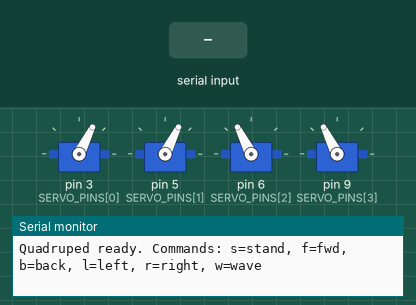
Simulated run of this program. Board: Arduino Uno, built with avr-gcc and run on an emulated ATmega328P. Parts: 4 × servo, the last lines printed to the serial monitor. The test bench sets the inputs (shaded band).

Above: at 1.6 s.
1.7 s: "l" received over Serial
At 2.18 s:
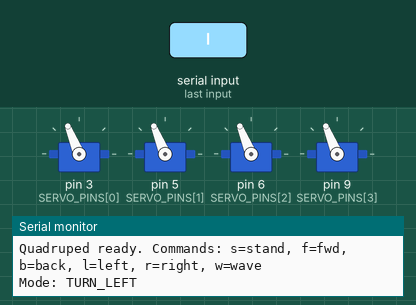
4.7 s: "w" received over Serial
At 4.92 s:
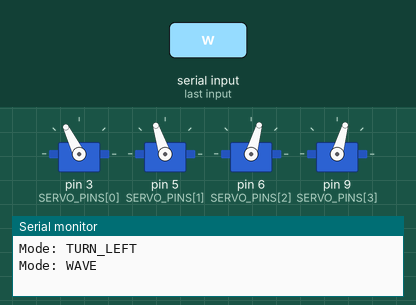
7.7 s: "r" received over Serial
At 8.18 s:
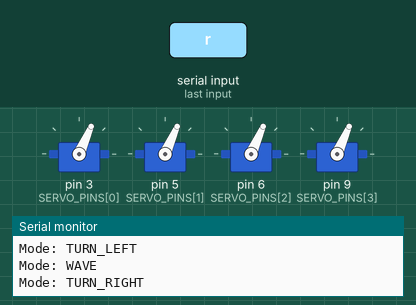
10.7 s: "w" received over Serial
13.7 s: "l" received over Serial
Timing chart, 0 to 17.7 s (numbered marks = the images above; inputs shaded):
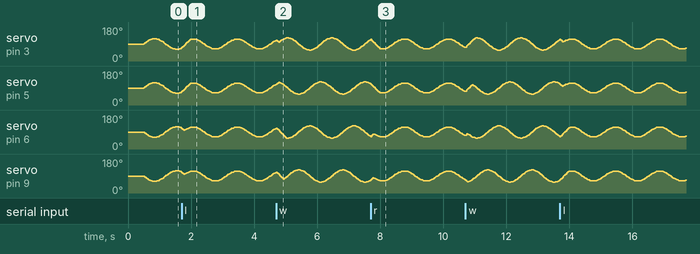

The program:

main.cpp
```cpp
#include <Arduino.h>
#include <Servo.h>

enum LegId : uint8_t {
    FRONT_LEFT = 0,
    FRONT_RIGHT = 1,
    BACK_LEFT = 2,
    BACK_RIGHT = 3
};

enum GaitMode : uint8_t {
    MODE_STAND = 0,
    MODE_FORWARD,
    MODE_BACKWARD,
    MODE_TURN_LEFT,
    MODE_TURN_RIGHT,
    MODE_WAVE
};

constexpr uint8_t SERVO_PINS[4] = {3, 5, 6, 9};

// Trim these per leg so all 4 feet sit square on the ground at neutral
constexpr int NEUTRAL_ANGLES[4] = {90, 90, 90, 90};

// Flip to -1 if a leg swings opposite to expected
constexpr int INVERT_LEG[4] = {1, -1, 1, -1};

constexpr int MIN_ANGLE = 25;
constexpr int MAX_ANGLE = 155;
constexpr unsigned long STEP_INTERVAL_MS = 18;

Servo servos[4];
int currentAngles[4];
int targetAngles[4];

GaitMode currentMode = MODE_STAND;
unsigned long lastUpdateMs = 0;
unsigned long gaitStartMs = 0;

int clampAngle(int angle) {
    if (angle < MIN_ANGLE) return MIN_ANGLE;
    if (angle > MAX_ANGLE) return MAX_ANGLE;
    return angle;
}

int legTarget(LegId leg, int offset) {
    int mapped = NEUTRAL_ANGLES[leg] + (INVERT_LEG[leg] * offset);
    return clampAngle(mapped);
}

void setMode(GaitMode mode) {
    currentMode = mode;
    gaitStartMs = millis();

    if (mode == MODE_STAND) {
        for (uint8_t i = 0; i < 4; i++) {
            targetAngles[i] = clampAngle(NEUTRAL_ANGLES[i]);
        }
    }
}

void computeGaitTargets(unsigned long elapsedMs) {
    const float cyclePeriodMs = 1400.0f;
    float phase = fmodf(static_cast<float>(elapsedMs), cyclePeriodMs) / cyclePeriodMs * TWO_PI;

    switch (currentMode) {
        case MODE_STAND:
            for (uint8_t i = 0; i < 4; i++) {
                targetAngles[i] = clampAngle(NEUTRAL_ANGLES[i]);
            }
            break;

        case MODE_FORWARD: {
            int diagA = static_cast<int>(roundf(sinf(phase) * 28.0f));
            int diagB = static_cast<int>(roundf(sinf(phase + PI) * 28.0f));
            targetAngles[FRONT_LEFT]  = legTarget(FRONT_LEFT, diagA);
            targetAngles[BACK_RIGHT]  = legTarget(BACK_RIGHT, diagA);
            targetAngles[FRONT_RIGHT] = legTarget(FRONT_RIGHT, diagB);
            targetAngles[BACK_LEFT]   = legTarget(BACK_LEFT, diagB);
            break;
        }

        case MODE_BACKWARD: {
            int diagA = static_cast<int>(roundf(-sinf(phase) * 28.0f));
            int diagB = static_cast<int>(roundf(-sinf(phase + PI) * 28.0f));
            targetAngles[FRONT_LEFT]  = legTarget(FRONT_LEFT, diagA);
            targetAngles[BACK_RIGHT]  = legTarget(BACK_RIGHT, diagA);
            targetAngles[FRONT_RIGHT] = legTarget(FRONT_RIGHT, diagB);
            targetAngles[BACK_LEFT]   = legTarget(BACK_LEFT, diagB);
            break;
        }

        case MODE_TURN_LEFT: {
            int leftSwing  = static_cast<int>(roundf(sinf(phase) * 26.0f));
            int rightSwing = static_cast<int>(roundf(-sinf(phase) * 26.0f));
            targetAngles[FRONT_LEFT]  = legTarget(FRONT_LEFT, leftSwing);
            targetAngles[BACK_LEFT]   = legTarget(BACK_LEFT, leftSwing);
            targetAngles[FRONT_RIGHT] = legTarget(FRONT_RIGHT, rightSwing);
            targetAngles[BACK_RIGHT]  = legTarget(BACK_RIGHT, rightSwing);
            break;
        }

        case MODE_TURN_RIGHT: {
            int leftSwing  = static_cast<int>(roundf(-sinf(phase) * 26.0f));
            int rightSwing = static_cast<int>(roundf(sinf(phase) * 26.0f));
            targetAngles[FRONT_LEFT]  = legTarget(FRONT_LEFT, leftSwing);
            targetAngles[BACK_LEFT]   = legTarget(BACK_LEFT, leftSwing);
            targetAngles[FRONT_RIGHT] = legTarget(FRONT_RIGHT, rightSwing);
            targetAngles[BACK_RIGHT]  = legTarget(BACK_RIGHT, rightSwing);
            break;
        }

        case MODE_WAVE: {
            for (uint8_t i = 0; i < 4; i++) {
                float legPhase = phase - (i * (HALF_PI));
                int offset = static_cast<int>(roundf(sinf(legPhase) * 32.0f));
                targetAngles[i] = legTarget(static_cast<LegId>(i), offset);
            }
            break;
        }
    }
}

void updateServosSmoothly(int maxStepDeg = 3) {
    for (uint8_t i = 0; i < 4; i++) {
        int diff = targetAngles[i] - currentAngles[i];
        if (diff > maxStepDeg) diff = maxStepDeg;
        if (diff < -maxStepDeg) diff = -maxStepDeg;
        currentAngles[i] += diff;
        servos[i].write(currentAngles[i]);
    }
}

void handleSerialCommand(char cmd) {
    switch (tolower(static_cast<unsigned char>(cmd))) {
        case 's':
            setMode(MODE_STAND);
            Serial.println(F("Mode: STAND"));
            break;
        case 'f':
            setMode(MODE_FORWARD);
            Serial.println(F("Mode: FORWARD"));
            break;
        case 'b':
            setMode(MODE_BACKWARD);
            Serial.println(F("Mode: BACKWARD"));
            break;
        case 'l':
            setMode(MODE_TURN_LEFT);
            Serial.println(F("Mode: TURN_LEFT"));
            break;
        case 'r':
            setMode(MODE_TURN_RIGHT);
            Serial.println(F("Mode: TURN_RIGHT"));
            break;
        case 'w':
            setMode(MODE_WAVE);
            Serial.println(F("Mode: WAVE"));
            break;
        default:
            break;
    }
}

void setup() {
    Serial.begin(115200);
    for (uint8_t i = 0; i < 4; i++) {
        currentAngles[i] = clampAngle(NEUTRAL_ANGLES[i]);
        targetAngles[i] = currentAngles[i];
        servos[i].attach(SERVO_PINS[i], 500, 2500);
        servos[i].write(currentAngles[i]);
        delay(120);
    }
    setMode(MODE_FORWARD);
    Serial.println(F("Quadruped ready. Commands: s=stand, f=fwd, b=back, l=left, r=right, w=wave"));
}

void loop() {
    while (Serial.available() > 0) {
        handleSerialCommand(static_cast<char>(Serial.read()));
    }

    unsigned long now = millis();
    if (now - lastUpdateMs >= STEP_INTERVAL_MS) {
        lastUpdateMs = now;
        computeGaitTargets(now - gaitStartMs);
        updateServosSmoothly(3);
    }
}
```
